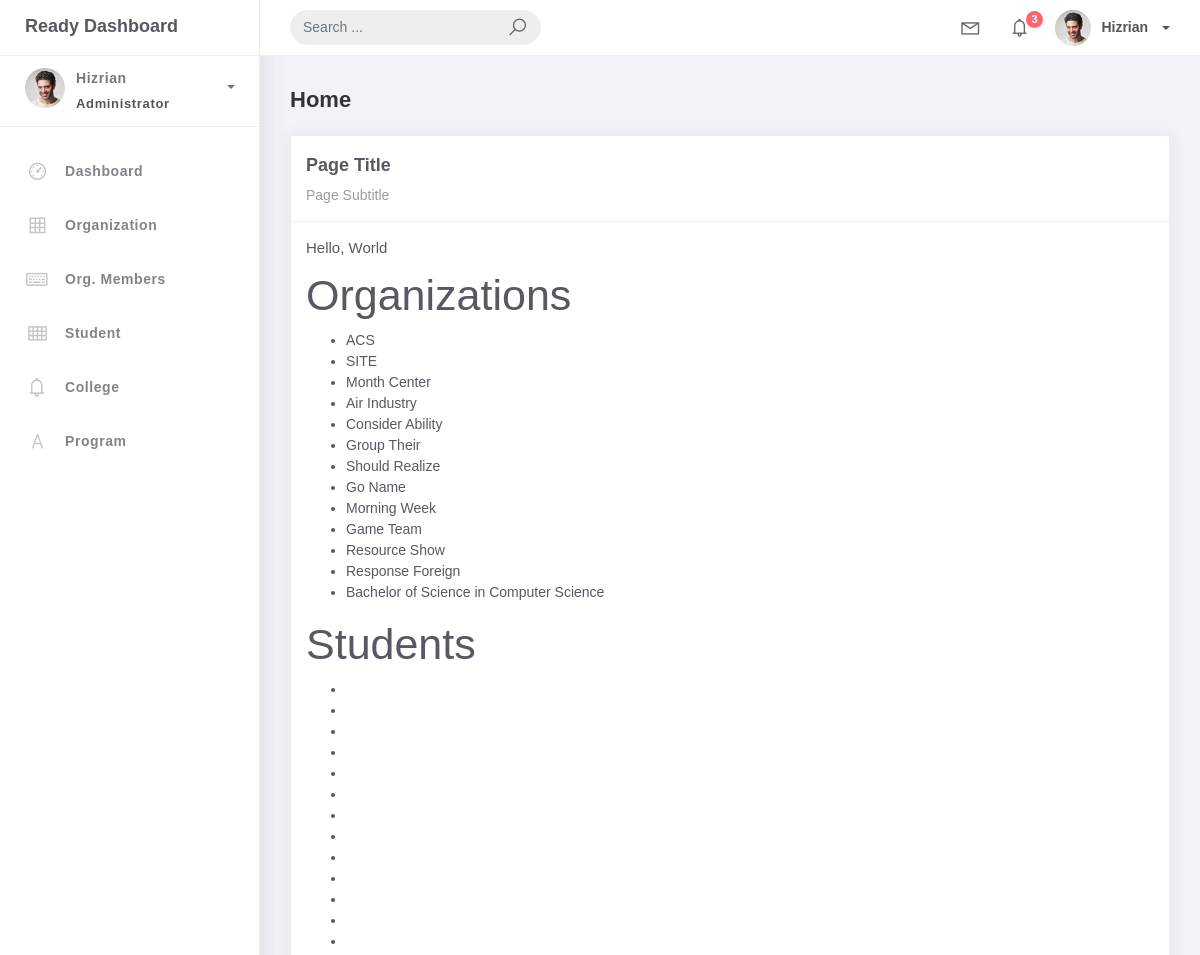
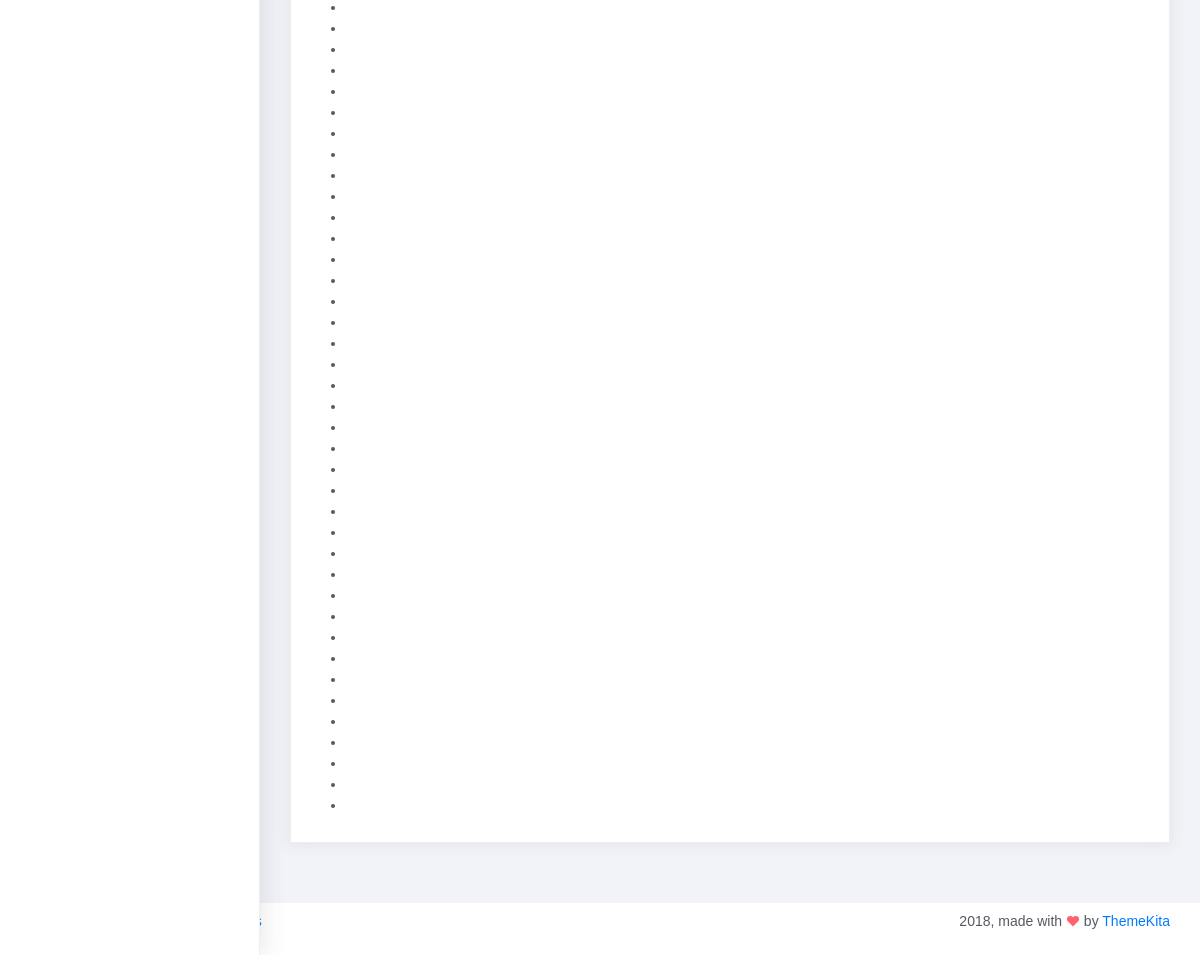
The page / on the database its author committed (2 pictures, top to bottom).
### studentorg/models.py (models this page shows, shortened)
class BaseModel(models.Model):
    created_at = models.DateTimeField(auto_now_add=True, db_index=True)
    updated_at = models.DateTimeField(auto_now=True)
    class Meta:
        abstract = True

class Organization(BaseModel):
    name = models.CharField(max_length=250)
    college = models.ForeignKey(College, null=True, blank=True, on_delete=models.CASCADE)
    description = models.CharField(max_length=500)

### studentorg/views.py (the view)
# urls.py: path('', HomePageView.as_view(), name='home'),
class HomePageView(TemplateView):
    template_name = "home.html"
    def get_context_data(self, **kwargs):
        context = super().get_context_data(**kwargs)
        context['organizations'] = Organization.objects.all()
        context['students'] = Student.objects.all()
        context['orgMember'] = OrgMember.objects.all()
        context['colleges'] = College.objects.all()
        context['programs'] = Program.objects.all()
        return context

### templates/home.html
{% extends 'base.html' %}
{% load static %}
{% block content %}
<div class="content">
    <div class="container-fluid">
        <h4 class="page-title">Home</h4>
        <div class="row">
            <div class="col-md-12">
                <div class="card">
                    <div class="card-header">
                        <div class="card-title">Page Title</div>
                        <div class="card-category">Page Subtitle</div>
                    </div>
                    <div class="card-body">
                        <p>Hello, World</p>
                        <h2>Organizations</h2>
                        <ul>
                          {% for org in organizations %}
                            <li>{{ org.name }}</li>
                          {% empty %}
                            <li>No organizations found.</li>
                          {% endfor %}
                        </ul>
                        <h2>Students</h2>
                        <ul>
                          {% for student in students %}
                            <li>{{ student.name }}</li>
                          {% empty %}
                            <li>No students found.</li>
                          {% endfor %}
                        </ul>
                    </div>
                </div>
            </div>
        </div>
    </div>
</div>
{% endblock %}

### rows shown on the page
Organization: name "ACS"
Organization: name "SITE"
Organization: name "Month Center"
Organization: name "Air Industry"
Organization: name "Consider Ability"
Organization: name "Group Their"
Organization: name "Should Realize"
Organization: name "Go Name"
Organization: name "Morning Week"
Organization: name "Game Team"
Organization: name "Resource Show"
Organization: name "Response Foreign"
Organization: name "Bachelor of Science in Computer Science"
